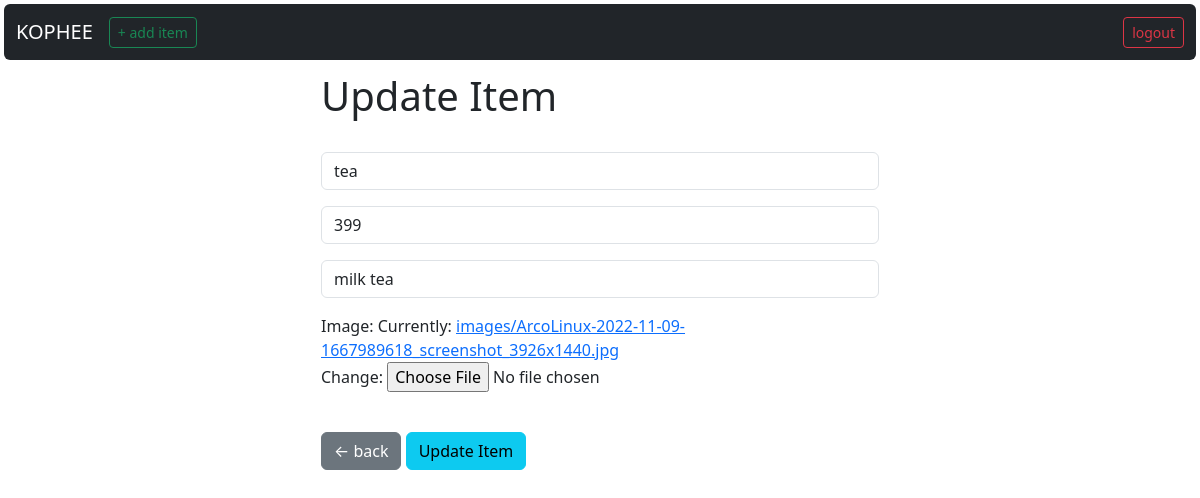
The app's page /update_item/1 (signed in), older data.
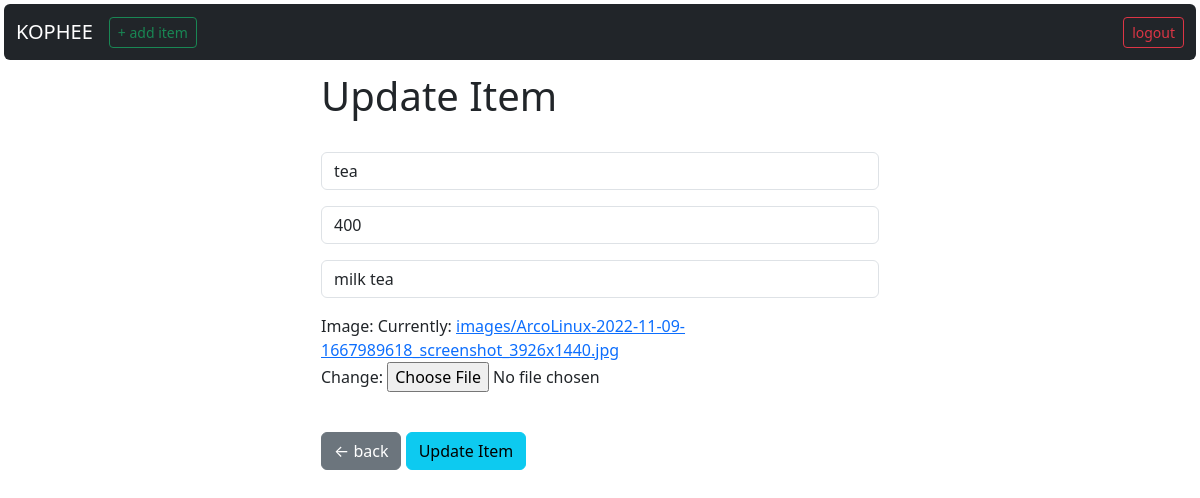
The same page, newer data.
### menu/models.py (models this page shows, shortened)
class Menu(models.Model):
    item = models.CharField(max_length=50)
    price = models.IntegerField()
    description = models.CharField(max_length=200)
    image = models.ImageField(upload_to='images', default='')

### menu/views.py (the view)
# urls.py: path('update_item/<int:pk>', views.update_item, name='update_item'),
def update_item(request, pk):
    if request.user.is_authenticated:
        current_item = Menu.objects.get(id=pk)
        form = AddItemForm(request.POST or None, request.FILES or None, instance=current_item)
        if form.is_valid():
            form.save()
            messages.success(request, "Item updated successfully")
            return redirect('home')
        return render(request, 'update_item.html', {'form': form, 'current_item': current_item})
    else:
        messages.success(request, "You must be logged in to update an item ...")
        return redirect('home')

### menu/forms.py
class AddItemForm(forms.ModelForm):
    item = forms.CharField(required=True, widget=forms.widgets.TextInput(attrs={'placeholder':'Item Name', "class":'form-control'}), label='')
    price = forms.CharField(required=True, widget=forms.widgets.TextInput(attrs={'placeholder':'Item Price', "class":'form-control'}), label='')
    description = forms.CharField(required=True, widget=forms.widgets.TextInput(attrs={'placeholder':'Item Description', "class":'form-control'}), label='')
    image = forms.ImageField(required=True)
    class Meta:
        model = Menu
        exclude = ('user',)

### menu/templates/update_item.html (shortened to what this page needs)
{% extends 'base.html' %}
{% block content %}
<div class="col-md-6 offset-md-3">
  <h1>Update Item</h1>
  <br />
  <form method="POST" enctype='multipart/form-data'>
    {{ form.as_p }}
    <br />
    <a href="{% url 'menu_item' current_item.id %}" class="btn btn-secondary">← back</a>
    <button type="submit" class="btn btn-info">Update Item</button>
  </form>
</div>
{% endblock %}

### menu/templates/base.html (shortened to what this page needs)
<!doctype html>
<html lang="en">
<head>
  <link href="https://cdn.jsdelivr.net/npm/bootstrap@5.3.0-alpha3/dist/css/bootstrap.min.css" rel="stylesheet"
>
</head>
<body>
  {% include 'navbar.html' %}
  <div class="container">
    <br />
    <br />
    <br />
    {% block content %}
    {% endblock%}
  </div>
</body>
</html>

### menu/templates/navbar.html (shortened to what this page needs)
<nav class="navbar fixed-top navbar-expand-lg navbar-dark bg-dark m-1 rounded">
  <div class="container-fluid">
    <a class="navbar-brand" href="{% url 'logout' %}">KOPHEE</a>
    <div class="collapse navbar-collapse" id="navbarSupportedContent">
      <ul class="navbar-nav me-auto mb-2 mb-lg-0">
        {% if user.is_authenticated %}
        <li class="nav-item">
          <a href="{% url 'add_item' %}" class="btn btn-outline-success btn-sm">+ add item</a>
        </li>
        {% else %}
        <li class="nav-item">
        </li>
        {% endif %}
      </ul>
      <div class="d-flex" role="search">
        {% if user.is_authenticated %}
        <a href="{% url 'logout' %}" class="btn btn-outline-danger btn-sm" type="submit">logout</a>
        {% else %}
        <a href="{% url 'login' %}" class="btn btn-sm btn-outline-info me-3">login</a>
        {% endif %}
      </div>
    </div>
  </div>
</nav>

Row changes from the older to the newer data that the page shows:
changed Menu "tea": price "399" → "400"
